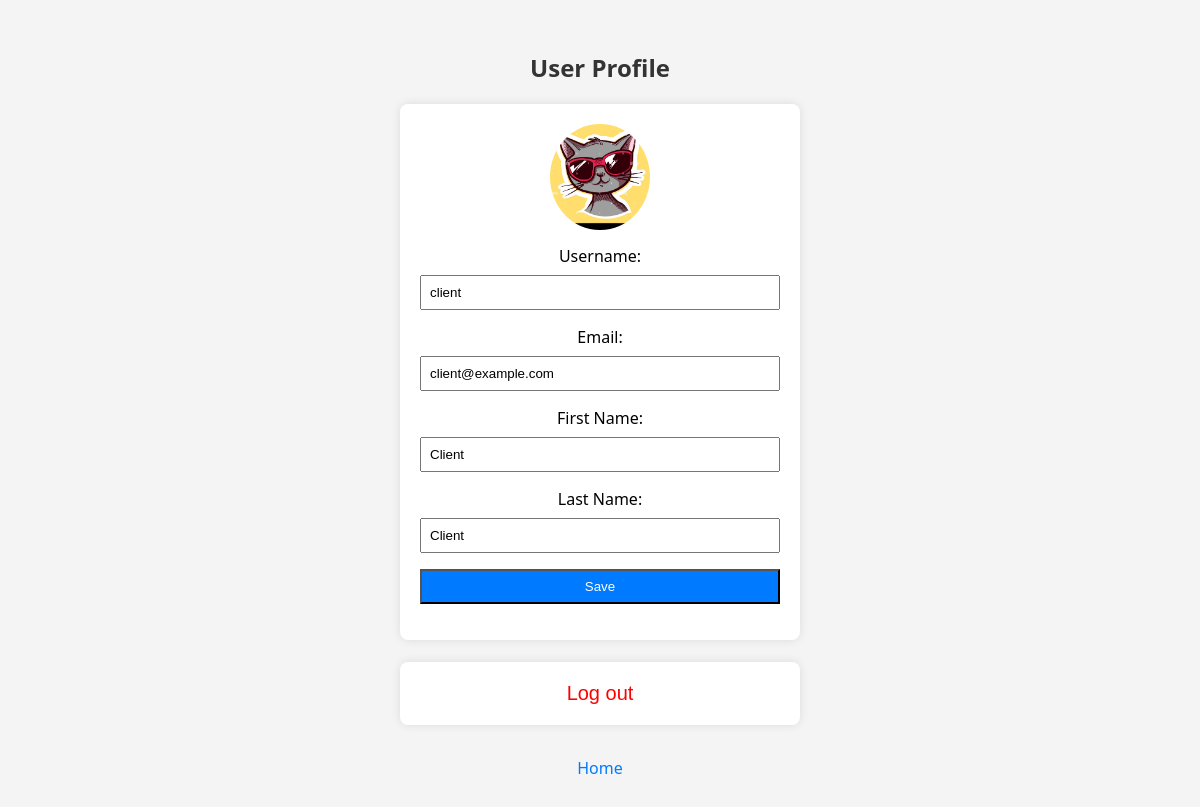
The page /view/auth/profile.php (signed in) on the database its author committed.
### tables this page shows
CREATE TABLE IF NOT EXISTS `user` (
  `id` bigint(20) NOT NULL AUTO_INCREMENT,
  `user_name` varchar(50) NOT NULL,
  `email` varchar(50) NOT NULL,
  `pwd` varchar(255) NOT NULL,
  `fname` varchar(50) NOT NULL,
  `lname` varchar(50) NOT NULL,
  `role_id` bigint(20) NOT NULL,
  PRIMARY KEY (`id`),
  UNIQUE KEY `user_name` (`user_name`),
  KEY `role_id` (`role_id`),
  FOREIGN KEY (`role_id`) REFERENCES `role` (`id`) ON DELETE CASCADE ON UPDATE CASCADE
);

### view/auth/profile.php (the view, shortened to what this page needs)
<?php
$user_id = $_SESSION['user_id'];
$db = connexionDB::getConnection();
$stmt = $db->prepare("SELECT * FROM `user` WHERE `id` = :user_id");
$stmt->execute(['user_id' => $user_id]);
$user = $stmt->fetch(PDO::FETCH_ASSOC);
?>
<!DOCTYPE html>
<html lang="en">
<head>
    <link rel="stylesheet" href="../../public/css/cursor.css">
</head>
<body>
    <h2>User Profile</h2>
    <form action="../../index.php" method="post" enctype="multipart/form-data">
        <img src="../../public/images/avatar.jpg" alt="Default Profile Picture" width="100">
        <br>
        <label for="user_name">Username:</label>
        <input type="text" name="user_name" value="<?php echo $user['user_name']; ?>" readonly>
        <br>
        <label for="email">Email:</label>
        <input type="email" name="email" value="<?php echo $user['email']; ?>" readonly>
        <br>
        <label for="fname">First Name:</label>
        <input type="text" name="fname" value="<?php echo $user['fname']; ?>">
        <br>
        <label for="lname">Last Name:</label>
        <input type="text" name="lname" value="<?php echo $user['lname']; ?>">
        <br>
        <input type="submit" value="Save">
    </form>
    <br>
    <form action="../../index.php" method="post">
        <button type="submit">Log out</button>
    </form>
    <br>
    <a href="../../index.php">Home</a>
</body>
</html>

### public/css/cursor.css (style rules this page uses)
body, input, button, label, a { cursor: url(../images/cursor.png), auto; }

### view/auth/profile.php (style rules this page uses)
body { font-family: 'Segoe UI', Tahoma, Geneva, Verdana, sans-serif; background-color: #f4f4f4; margin: 0; padding: 0; display: flex; flex-direction: column; align-items: center; justify-content: center; height: 100vh; }
h2 { color: #333; text-align: center; padding-top: 40px; margin-bottom: 20px; }
form { background-color: #fff; padding: 20px; border-radius: 8px; box-shadow: 0 0 10px rgba(0, 0, 0, 0.1); box-sizing: border-box; max-width: 400px; width: 100%; text-align: center; }
label { display: block; margin-bottom: 8px; }
input { width: 100%; padding: 8px; margin-bottom: 16px; box-sizing: border-box; }
input[type="submit"] { background-color: #007BFF; color: #fff; cursor: pointer; }
a { display: block; text-align: center; margin-top: 10px; color: #007BFF; text-decoration: none; }
a:last-child { padding-bottom: 30px; }
img { border-radius: 50%; margin-bottom: 10px; }
button { background: none!important; border: none; font-size: 20px; padding: 0!important; font-family: arial, sans-serif; color: red; cursor: pointer; }

### rows shown on the page
user: user_name "client", email "client@example.com", fname "Client", lname "Client"
